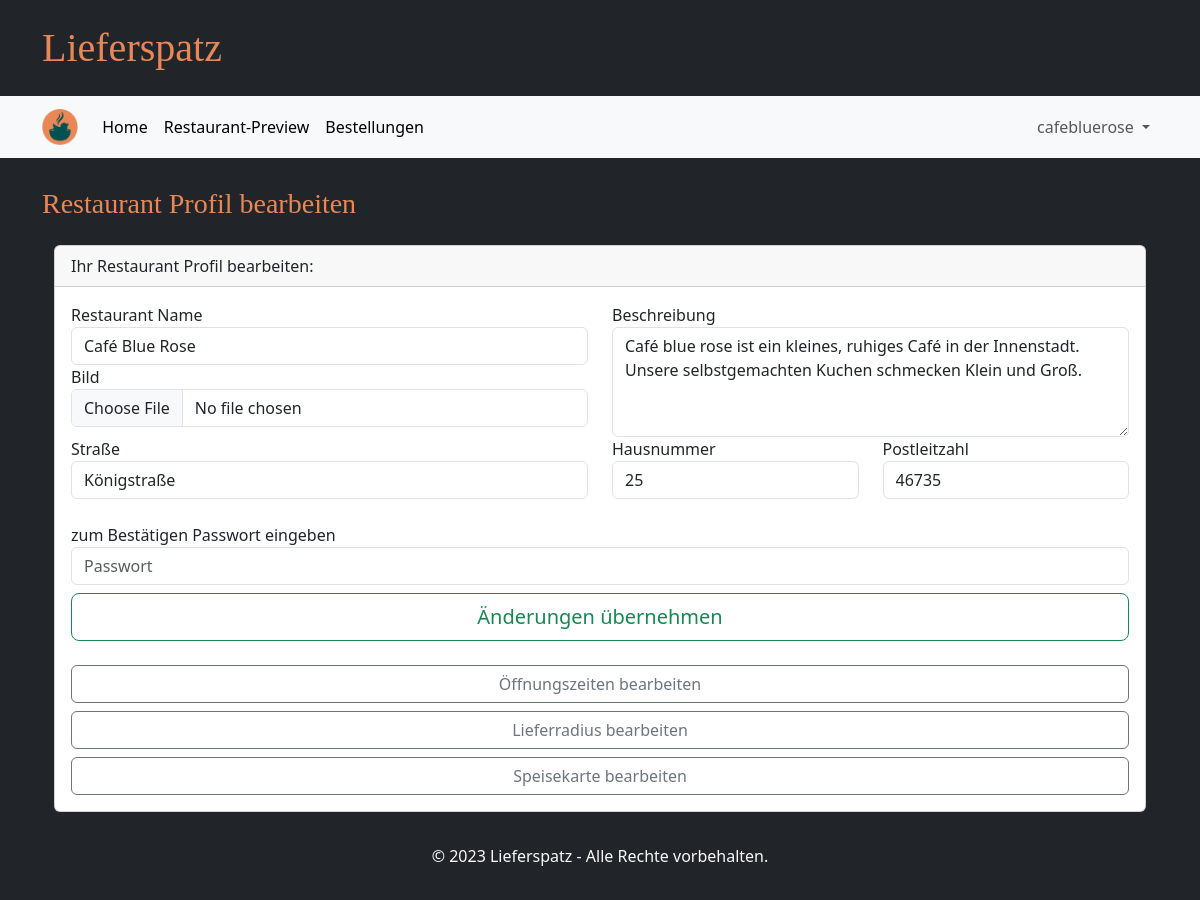
/edit_restaurant (signed in), run on the app's committed database.
### tables this page shows
CREATE TABLE GeschaeftsAccount(
            Username TEXT PRIMARY KEY NOT NULL,
            Passwort TEXT NOT NULL,
            Restaurantname TEXT NOT NULL,
            Beschreibung TEST NOT NULL,
            Strasse TEXT NOT NULL,
            Hausnummer INTEGER NOT NULL,
            Plz INTEGER NOT NULL
        );

### main.py (the view, shortened to what this page needs)
@app.route("/edit_restaurant", methods=["GET", "POST"])
def edit_restaurant_page():
    if "user" in session and "business" in session:
        profile = database.get_restaurant(session["user"])
        return render_template("edit_restaurant.html", profile=profile)
    else:
        return redirect(url_for("login_business_page"))

### database.py (called while the page is built)
def getData(sql, params = ()):
    dbcon = sqlite3.connect("instance/db.db")
    cursor = dbcon.cursor()
    cursor.execute(sql, params)
    return cursor

def get_restaurant(username):
    request_pointer = getData("""SELECT Username, Restaurantname, Beschreibung, Strasse, Hausnummer, Plz
                              FROM GeschaeftsAccount
                              WHERE Username = ? """,(username,))
    result = request_pointer.fetchone()
    restaurant = {
            "username": result[0],
            "name": result[1],
            "description": result[2],
            "street": result[3],
            "housenumber": result[4],
            "postalcode": result[5]
        }
    return restaurant

### templates/edit_restaurant.html (shortened to what this page needs)
{% extends "base.html" %}
{% block heading %}Restaurant Profil bearbeiten{% endblock %}
{% block content %}
<div class="">
  <div class="card">
    <div class="card-header">
      Ihr Restaurant Profil bearbeiten:
    </div>
    <div class="card-body">
      <form action="" method="POST" enctype=multipart/form-data>
        <div class="form-group row">
          <div class="col-sm-6">
            <label for="name">Restaurant Name</label>
            <input name="name" value="{{ profile['name'] }}" type="text" class="form-control" id="name"
              placeholder="Name des Restaurants" required>
            <label for="image">Bild</label>
            <input name="image" type="file" accept="image/png, image/jpeg" class="form-control" id="image">
          </div>
          <div class="col-sm-6">
            <div class="form-group">
              <label for="description">Beschreibung</label>
              <textarea name="description" type="text" class="form-control" rows=4 id="description"
                placeholder="Beschreibung des Restaurants">{{ profile['description'] }}</textarea>
            </div>
          </div>
        </div>
        <div class="form-group row">
          <div class="col-sm-6">
            <label for="street">Straße</label>
            <input name="street" value="{{ profile['street'] }}" type="text" class="form-control" id="street"
              placeholder="Straßenname" required>
          </div>
          <div class="col-sm-3">
            <label for="housenumber">Hausnummer</label>
            <input name="housenumber" value="{{ profile['housenumber'] }}" type="text" class="form-control"
              id="housenumber" placeholder="Hausnummer" required>
          </div>
          <div class="col-sm-3">
            <label for="postalcode">Postleitzahl</label>
            <input name="postalcode" value="{{ profile['postalcode'] }}" type="text" class="form-control"
              id="postalcode" placeholder="PLZ" required>
          </div>
        </div>
        <div class="form-group mt-4">
          <label for="password">zum Bestätigen Passwort eingeben</label>
          <input name="password" type="password" class="form-control" id="password" placeholder="Passwort" required>
        </div>
        <button type="submit" class="btn btn-lg btn-outline-success mt-2 form-control">Änderungen
          übernehmen</button>
      </form>
      <div class="mt-3">
        <a class="btn btn-outline-secondary mt-2 form-control" href=edit_time>Öffnungszeiten bearbeiten</a>
        <a class="btn btn-outline-secondary mt-2 form-control" href=edit_delivery_radius>Lieferradius bearbeiten</a>
        <a class="btn btn-outline-secondary mt-2 form-control" href=edit_menue>Speisekarte bearbeiten</a>
      </div>
    </div>
  </div>
</div>
</div>
{% endblock %}

### templates/base.html (shortened to what this page needs)
<!DOCTYPE html>
<html lang="de">
<head>
    <link rel="stylesheet" href="/static/style.css">
    <link href="{{ url_for('static', filename='bootstrap/css/bootstrap.min.css') }}" rel="stylesheet">
</head>
<body class="bg-dark">
    <div class="container my-4">
        <h1 class="brandfont">Lieferspatz</h1>
    </div>
    <nav class="navbar navbar-expand bg-body-tertiary sticky-top border-bottom border-5 border-dark">
        <div class="container">
          <a class="navbar-brand" href="#">
            <img src="{{ url_for('static', filename='ls_logo.png') }}" alt="..." height="36" />
          </a>
          <div class="collapse navbar-collapse" id="navbarSupportedContent">
            <ul class="navbar-nav me-auto mb-2 mb-lg-0">
              <li class="nav-item">
                <a class="nav-link active" aria-current="page" href="{{ url_for('start_page') }}">Home</a>
              </li>
              <li class="nav-item">
                {% if "business" in session %}
                <a class="nav-link active" aria-current="page" href="{{ url_for('restaurants_page') }}">Restaurant-Preview</a>
                {% else %}
                <a class="nav-link active" aria-current="page" href="{{ url_for('restaurants_page') }}">Restaurants</a>
                {% endif %}
              </li>
              <li class="nav-item">
                <a class="nav-link active" id="view_orders" aria-current="page" href="{{ url_for('order_page') }}">Bestellungen</a>
              </li>
            </ul>
            <ul class="navbar-nav mb-2 mb-lg-0">
              {% if session['user'] %}
              <li class="nav-item dropdown">
                <a class="nav-link dropdown-toggle" href="#" role="button" data-bs-toggle="dropdown" aria-expanded="false">
                  {{ session['user'] }}
                </a>
              </li>
              {% endif %}
            </ul>
          </div>
        </div>
    </nav>
    <div class="container mt-4">
        <h3 class="brandfont2">{% block heading %}{% endblock %}</h3>
    </div>
    <div class="container text-light px-4 py-3 ">
        {% block content %}{% endblock %}
    <footer class="bg-dark text-light text-center py-3">
        <p>&copy; 2023 Lieferspatz - Alle Rechte vorbehalten.</p>
    </footer>
</body>
</html>

### static/style.css (style rules this page uses)
.brandfont { font-family: brandFont; color: #e98757; }
.brandfont2 { font-family: brandFont2; color: #e98757; }
.text-center { text-align: center; }

### data on the page
GeschaeftsAccount: user "cafebluerose", name "Café Blue Rose", description "Café blue rose ist ein kleines, ruhiges Café in der Innenstadt. Unsere selbstgemachten Kuchen schmecken Klein und Groß.", street "Königstraße", postalcode "46735"
